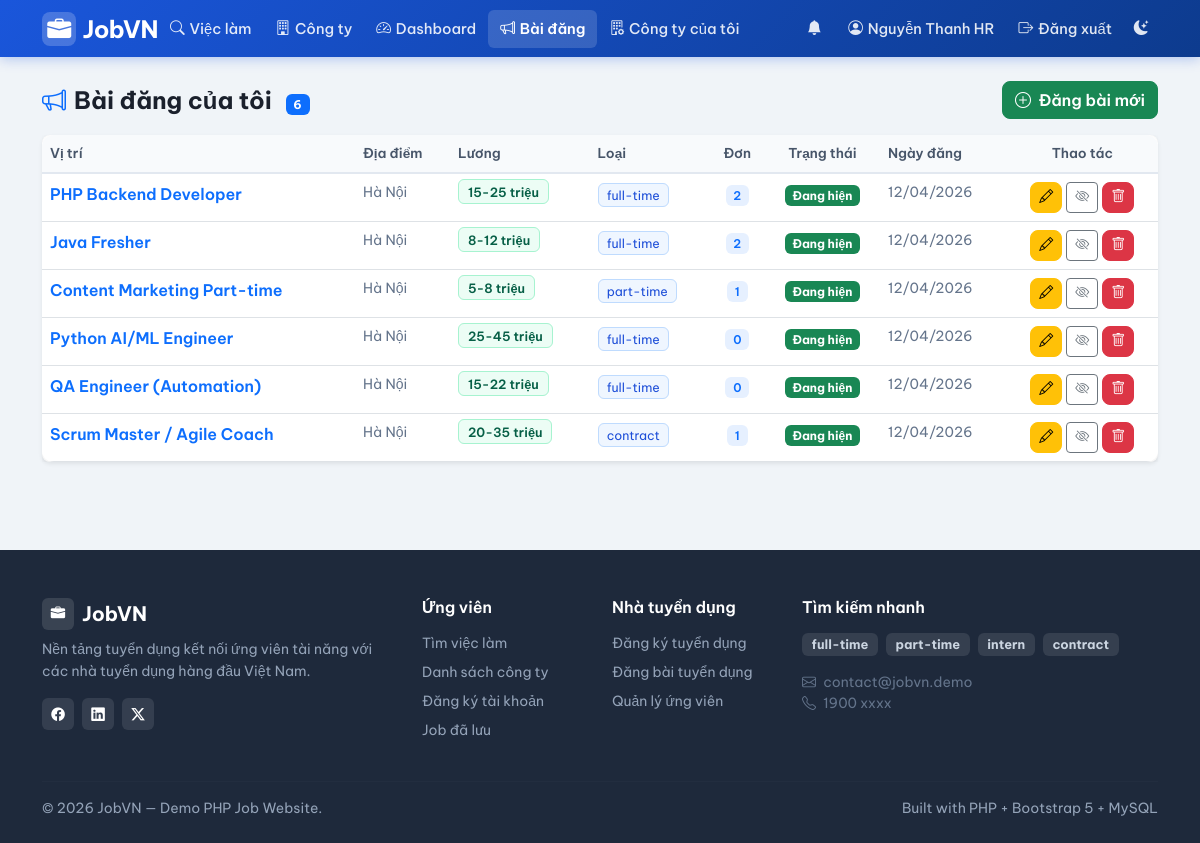
The page /index.php?page=employer/jobs (signed in) on the database its author committed.
### tables this page shows
CREATE TABLE users (
    id INT AUTO_INCREMENT PRIMARY KEY,
    email VARCHAR(150) NOT NULL UNIQUE,
    password VARCHAR(255) NOT NULL,              
    full_name VARCHAR(150) NOT NULL,
    role ENUM('admin','employer','user') NOT NULL DEFAULT 'user',
    phone VARCHAR(30) NULL,
    bio TEXT NULL,                                
    skills VARCHAR(500) NULL,                     
    experience_years TINYINT NULL,                
    avatar VARCHAR(255) NULL,                     
    created_at DATETIME NOT NULL DEFAULT CURRENT_TIMESTAMP
);

CREATE TABLE jobs (
    id INT AUTO_INCREMENT PRIMARY KEY,
    company_id INT NOT NULL,
    employer_id INT NOT NULL,                    
    title VARCHAR(200) NOT NULL,
    description TEXT NOT NULL,
    requirements TEXT NULL,
    location VARCHAR(200) NULL,
    salary_min INT NULL,                         
    salary_max INT NULL,                         
    job_type ENUM('full-time','part-time','intern','contract') NOT NULL DEFAULT 'full-time',
    is_active TINYINT(1) NOT NULL DEFAULT 1,
    is_hot TINYINT(1) NOT NULL DEFAULT 0,        
    views INT NOT NULL DEFAULT 0,                
    expired_at DATETIME NULL,                    
    category VARCHAR(50) NOT NULL DEFAULT 'Công nghệ thông tin',   
    tags VARCHAR(300) NULL,                      
    created_at DATETIME NOT NULL DEFAULT CURRENT_TIMESTAMP,
    FOREIGN KEY (company_id) REFERENCES companies(id) ON DELETE CASCADE,
    FOREIGN KEY (employer_id) REFERENCES users(id) ON DELETE CASCADE
);

### public/index.php (called while the page is built, shortened)
<?php
require_once __DIR__ . '/../src/db.php';
require_once __DIR__ . '/../src/helpers.php';
require_once __DIR__ . '/../src/auth.php';
$routes = [
    'home'                    => 'home.php',
    'login'                   => 'login.php',
    'register'                => 'register.php',
    'logout'                  => 'logout.php',
    'jobs'                    => 'jobs.php',
    'job_detail'              => 'job_detail.php',
    'companies'               => 'companies.php',
    'company_detail'          => 'company_detail.php',
    'download_cv'             => 'download_cv.php',
    'user/apply'              => 'user/apply.php',
    'user/my_applications'    => 'user/my_applications.php',
    'user/notifications'      => 'user/notifications.php',
    'user/profile'            => 'user/profile.php',
    'user/saved_jobs'         => 'user/saved_jobs.php',
    'user/become_employer'    => 'user/become_employer.php',
    'employer/dashboard'      => 'employer/dashboard.php',
    'employer/jobs'           => 'employer/jobs.php',
    'employer/job_form'       => 'employer/job_form.php',
    'employer/job_delete'     => 'employer/job_delete.php',
    'employer/applications'   => 'employer/applications.php',
    'employer/company'        => 'employer/company.php',
    'admin/dashboard'         => 'admin/dashboard.php',
    'admin/users'             => 'admin/users.php',
    'admin/user_delete'       => 'admin/user_delete.php',
    'admin/jobs'              => 'admin/jobs.php',
    'admin/job_delete'        => 'admin/job_delete.php',
    'admin/companies'             => 'admin/companies.php',
    'admin/applications'          => 'admin/applications.php',
    'admin/employer_requests'     => 'admin/employer_requests.php',
];
$page = $_GET['page'] ?? 'home';
$file = __DIR__ . '/../src/pages/' . $routes[$page];
require $file;

### src/helpers.php (called while the page is built, shortened)
<?php
function e($v): string
{
    return htmlspecialchars((string)$v, ENT_QUOTES, 'UTF-8');
}
function url(string $page, array $params = []): string
{
    $params = array_merge(['page' => $page], $params);
    return BASE_URL . '?' . http_build_query($params);
}
function format_salary(?int $min, ?int $max): string
{
    if ($min && $max) return $min . '-' . $max . ' triệu';
    return 'Đến ' . $max . ' triệu';
}

### src/db.php (called while the page is built, shortened)
<?php
function db(): PDO
{
    static $pdo = null;
    if ($pdo === null) {
        $dsn = 'mysql:host=' . DB_HOST . ';port=' . DB_PORT . ';dbname=' . DB_NAME . ';charset=utf8mb4';
        $attempts = 0;
        while (true) {
            try {
                $pdo = new PDO($dsn, DB_USER, DB_PASS, [
                    PDO::ATTR_ERRMODE              => PDO::ERRMODE_EXCEPTION,
                    PDO::ATTR_DEFAULT_FETCH_MODE   => PDO::FETCH_ASSOC,
                    PDO::ATTR_EMULATE_PREPARES     => false,
                    PDO::MYSQL_ATTR_INIT_COMMAND   => "SET NAMES utf8mb4 COLLATE utf8mb4_unicode_ci",
                ]);
                break;
            } catch (PDOException $e) {
                $attempts++;
                if ($attempts >= 10) {
                    die('Không kết nối được MySQL: ' . $e->getMessage());
                }
                sleep(1);
            }
        }
    }
    return $pdo;
}

### src/auth.php (called while the page is built, shortened)
<?php
require_once __DIR__ . '/db.php';
function current_user(): ?array
{
    static $cache = null;
    if ($cache !== null) return $cache;
    $stmt = db()->prepare('SELECT * FROM users WHERE id = ?');
    $stmt->execute([$_SESSION['user_id']]);
    $cache = $stmt->fetch() ?: null;
    return $cache;
}
function require_role(string ...$roles): array
{
    $u = current_user();
    return $u;
}

### src/pages/employer/jobs.php (the view, shortened to what this page needs)
<?php
$u      = require_role('employer');
$page   = max(1, (int)($_GET['p'] ?? 1));
$perPage = 10;
$countStmt = db()->prepare('SELECT COUNT(*) FROM jobs WHERE employer_id = ?');
$countStmt->execute([$u['id']]);
$total = (int)$countStmt->fetchColumn();
$stmt = db()->prepare("
    SELECT j.*, c.name AS company_name,
      (SELECT COUNT(*) FROM applications a WHERE a.job_id = j.id) AS app_count
    FROM jobs j JOIN companies c ON c.id = j.company_id
    WHERE j.employer_id = ?
    ORDER BY j.created_at DESC
    LIMIT $perPage OFFSET " . (($page - 1) * $perPage)
);
$stmt->execute([$u['id']]);
$jobs = $stmt->fetchAll();
require __DIR__ . '/../../layout/header.php';
?>
<div class="d-flex justify-content-between align-items-center mb-3">
    <h4 class="fw-700 mb-0">
        <i class="bi bi-megaphone me-2 text-primary"></i>Bài đăng của tôi
        <span class="badge bg-primary ms-2" style="font-size:0.75rem"><?= $total ?></span>
    </h4>
    <a href="<?= e(url('employer/job_form')) ?>" class="btn btn-success">
        <i class="bi bi-plus-circle me-1"></i> Đăng bài mới
    </a>
</div>
<?php if (!$jobs): ?>
    <div class="alert alert-info">
        <i class="bi bi-info-circle me-2"></i>Bạn chưa có bài đăng nào.
        <a href="<?= e(url('employer/job_form')) ?>" class="alert-link">Đăng bài ngay</a>
    </div>
<?php else: ?>
<div class="card border-0 shadow-sm rounded-3">
    <div class="table-responsive">
        <table class="table table-admin mb-0">
            <thead>
            <tr>
                <th>Vị trí</th>
                <th>Địa điểm</th>
                <th>Lương</th>
                <th>Loại</th>
                <th class="text-center">Đơn</th>
                <th class="text-center">Trạng thái</th>
                <th>Ngày đăng</th>
                <th class="text-center">Thao tác</th>
            </tr>
            </thead>
            <tbody>
            <?php foreach ($jobs as $j): ?>
                <tr>
                    <td>
                        <a href="<?= e(url('job_detail', ['id' => $j['id']])) ?>"
                           class="fw-600 text-decoration-none"><?= e($j['title']) ?></a>
                    </td>
                    <td class="small text-muted"><?= e($j['location']) ?></td>
                    <td class="small">
                        <span class="badge-salary"><?= e(format_salary($j['salary_min'], $j['salary_max'])) ?></span>
                    </td>
                    <td><span class="badge-type"><?= e($j['job_type']) ?></span></td>
                    <td class="text-center">
                        <span class="badge bg-primary bg-opacity-10 text-primary fw-600">
                            <?= (int)$j['app_count'] ?>
                        </span>
                    </td>
                    <td class="text-center">
                        <?php if ($j['is_active']): ?>
                            <span class="badge bg-success">Đang hiện</span>
                        <?php else: ?>
                            <span class="badge bg-secondary">Đã ẩn</span>
                        <?php endif; ?>
                    </td>
                    <td class="small text-muted"><?= date('d/m/Y', strtotime($j['created_at'])) ?></td>
                    <td class="text-center">
                        <div class="d-flex gap-1 justify-content-center">
                            <a href="<?= e(url('employer/job_form', ['id' => $j['id']])) ?>"
                               class="btn btn-sm btn-warning" title="Sửa">
                                <i class="bi bi-pencil"></i>
                            </a>
                            <form method="post" class="d-inline">
                                <button class="btn btn-sm <?= $j['is_active'] ? 'btn-outline-secondary' : 'btn-outline-success' ?>"
                                        title="<?= $j['is_active'] ? 'Ẩn bài' : 'Hiện bài' ?>">
                                    <i class="bi bi-<?= $j['is_active'] ? 'eye-slash' : 'eye' ?>"></i>
                                </button>
                            </form>
                            <a href="<?= e(url('employer/job_delete', ['id' => $j['id']])) ?>"
                               class="btn btn-sm btn-danger" title="Xoá"
                               onclick="return confirm('Xoá bài đăng này?')">
                                <i class="bi bi-trash"></i>
                            </a>
                        </div>
                    </td>
                </tr>
            <?php endforeach; ?>
            </tbody>
        </table>
    </div>
</div>
<?php endif; ?>
<?php require __DIR__ . '/../../layout/footer.php';

### src/layout/header.php (shortened to what this page needs)
<?php
$u = current_user();
$currentPage = $_GET['page'] ?? 'home';
?>
<!doctype html>
<html lang="vi">
<head>
    <link href="https://cdn.jsdelivr.net/npm/bootstrap@5.3.2/dist/css/bootstrap.min.css" rel="stylesheet">
    <link href="https://cdn.jsdelivr.net/npm/bootstrap-icons@1.11.3/font/bootstrap-icons.min.css" rel="stylesheet">
</head>
<body>
<nav class="navbar navbar-expand-lg navbar-main">
    <div class="container">
        <a class="navbar-brand-logo text-decoration-none" href="<?= e(url('home')) ?>">
            <div class="logo-icon"><i class="bi bi-briefcase-fill text-white"></i></div>
            JobVN
        </a>
        <div class="collapse navbar-collapse" id="mainNav">
            <ul class="navbar-nav me-auto">
                <li class="nav-item">
                    <a class="nav-link <?= in_array($currentPage, ['jobs','job_detail']) ? 'active' : '' ?>"
                       href="<?= e(url('jobs')) ?>">
                        <i class="bi bi-search"></i> Việc làm
                    </a>
                </li>
                <li class="nav-item">
                    <a class="nav-link <?= $currentPage === 'companies' ? 'active' : '' ?>"
                       href="<?= e(url('companies')) ?>">
                        <i class="bi bi-building"></i> Công ty
                    </a>
                </li>
                <?php if ($u && $u['role'] === 'employer'): ?>
                    <li class="nav-item">
                        <a class="nav-link <?= $currentPage === 'employer/dashboard' ? 'active' : '' ?>"
                           href="<?= e(url('employer/dashboard')) ?>">
                            <i class="bi bi-speedometer2"></i> Dashboard
                        </a>
                    </li>
                    <li class="nav-item">
                        <a class="nav-link <?= in_array($currentPage, ['employer/jobs','employer/job_form']) ? 'active' : '' ?>"
                           href="<?= e(url('employer/jobs')) ?>">
                            <i class="bi bi-megaphone"></i> Bài đăng
                        </a>
                    </li>
                    <li class="nav-item">
                        <a class="nav-link <?= $currentPage === 'employer/company' ? 'active' : '' ?>"
                           href="<?= e(url('employer/company')) ?>">
                            <i class="bi bi-building-gear"></i> Công ty của tôi
                        </a>
                    </li>
                <?php endif; ?>
            </ul>
            <ul class="navbar-nav align-items-lg-center">
                <?php if ($u): ?>
                    <li class="nav-item">
                        <a class="nav-link <?= $currentPage === 'user/notifications' ? 'active' : '' ?>"
                           href="<?= e(url('user/notifications')) ?>"
                           title="Thông báo"
                           style="position:relative;padding-right:0.9rem !important">
                            <i class="bi bi-bell-fill"></i>
                        </a>
                    </li>
                    <li class="nav-item">
                        <a class="nav-link <?= in_array($currentPage, ['user/profile']) ? 'active' : '' ?>"
                           href="<?= e(url('user/profile')) ?>">
                            <?php if (!empty($u['avatar'])): ?>
                                <img src="/uploads/avatars/<?= e($u['avatar']) ?>"
                                     style="width:28px;height:28px;border-radius:50%;object-fit:cover;border:2px solid rgba(255,255,255,0.4);vertical-align:middle">
                            <?php else: ?>
                                <i class="bi bi-person-circle"></i>
                            <?php endif; ?>
                            <span class="d-none d-lg-inline"><?= e($u['full_name']) ?></span>
                        </a>
                    </li>
                    <li class="nav-item">
                        <a class="nav-link" href="<?= e(url('logout')) ?>">
                            <i class="bi bi-box-arrow-right"></i> Đăng xuất
                        </a>
                    </li>
                <?php endif; ?>
                <li class="nav-item">
                    <button id="theme-toggle" class="nav-link btn btn-link border-0" title="Chuyển dark/light mode"
                            style="background:none;padding:0.5rem 0.6rem !important">
                        <i id="theme-icon" class="bi bi-moon-stars-fill"></i>
                    </button>
                </li>
            </ul>
        </div>
    </div>
</nav>
<main class="container py-4">

### rows shown on the page
users: full_name "Nguyễn Thanh HR"
jobs: title "PHP Backend Developer", location "Hà Nội", format_salary($j['salary_min'], $j['salary_max']) "15-25 triệu", job_type "full-time", app_count "2", is_active "Đang hiện", created_at "12/04/2026"
jobs: title "Java Fresher", location "Hà Nội", format_salary($j['salary_min'], $j['salary_max']) "8-12 triệu", job_type "full-time", app_count "2", is_active "Đang hiện", created_at "12/04/2026"
jobs: title "Content Marketing Part-time", location "Hà Nội", format_salary($j['salary_min'], $j['salary_max']) "5-8 triệu", job_type "part-time", app_count "1", is_active "Đang hiện", created_at "12/04/2026"
jobs: title "Python AI/ML Engineer", location "Hà Nội", format_salary($j['salary_min'], $j['salary_max']) "25-45 triệu", job_type "full-time", app_count "0", is_active "Đang hiện", created_at "12/04/2026"
jobs: title "QA Engineer (Automation)", location "Hà Nội", format_salary($j['salary_min'], $j['salary_max']) "15-22 triệu", job_type "full-time", app_count "0", is_active "Đang hiện", created_at "12/04/2026"
jobs: title "Scrum Master / Agile Coach", location "Hà Nội", format_salary($j['salary_min'], $j['salary_max']) "20-35 triệu", job_type "contract", app_count "1", is_active "Đang hiện", created_at "12/04/2026"

### other values the page prints
$total "6"
$t "full-time"
$t "part-time"
$t "intern"
$t "contract"
